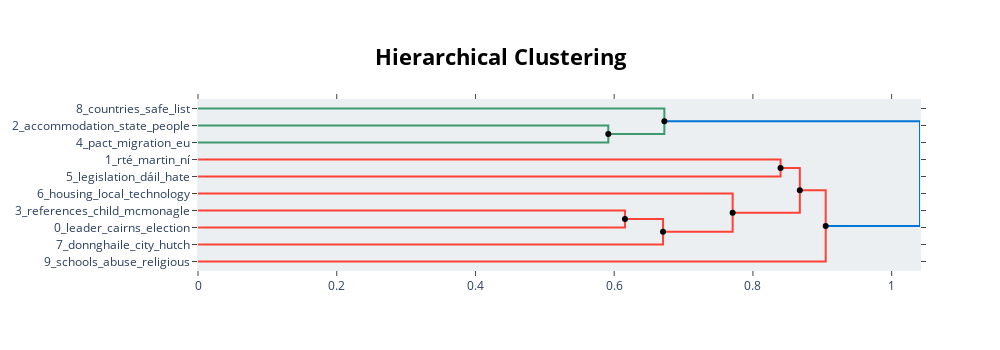

Notebook source saved alongside this figure:
### Code cell
hierarchical_topics = topic_model.hierarchical_topics(docs)
topic_model.visualize_hierarchy(hierarchical_topics=hierarchical_topics)

### Figure 1 — Plotly figure (JSON) as saved in the notebook; plotly's stock layout.template omitted (floating-point values rounded to 4 significant figures)
{"data": [{"hoverinfo": "text", "marker": {"color": "rgb(61,153,112)"}, "mode": "lines", "text": ["accommodation_state_people_seekers_asylum", "", "", "pact_migration_eu_asylum_israel"], "type": "scatter", "x": [0.0, 0.5915, 0.5915, 0.0], "xaxis": "x", "y": [-15.0, -15.0, -25.0, -25.0], "yaxis": "y"}, {"hoverinfo": "text", "marker": {"color": "rgb(61,153,112)"}, "mode": "lines", "text": ["countries_safe_list_people_applicants", "", "", "accommodation_asylum_people_state_seekers"], "type": "scatter", "x": [0.0, 0.6723, 0.6723, 0.5915], "xaxis": "x", "y": [-5.0, -5.0, -20.0, -20.0], "yaxis": "y"}, {"hoverinfo": "text", "marker": {"color": "rgb(255,65,54)"}, "mode": "lines", "text": ["rté_martin_ní_raghallaigh_committee", "", "", "legislation_dáil_hate_hatred_passed"], "type": "scatter", "x": [0.0, 0.8398, 0.8398, 0.0], "xaxis": "x", "y": [-35.0, -35.0, -45.0, -45.0], "yaxis": "y"}, {"hoverinfo": "text", "marker": {"color": "rgb(255,65,54)"}, "mode": "lines", "text": ["references_child_mcmonagle_questions_mcdonald", "", "", "leader_cairns_election_think_people"], "type": "scatter", "x": [0.0, 0.6156, 0.6156, 0.0], "xaxis": "x", "y": [-65.0, -65.0, -75.0, -75.0], "yaxis": "y"}, {"hoverinfo": "text", "marker": {"color": "rgb(255,65,54)"}, "mode": "lines", "text": ["mcdonald_leader_neill_people_minister", "", "", "donnghaile_city_hutch_portrait_psni"], "type": "scatter", "x": [0.6156, 0.6704, 0.6704, 0.0], "xaxis": "x", "y": [-70.0, -70.0, -85.0, -85.0], "yaxis": "y"}, {"hoverinfo": "text", "marker": {"color": "rgb(255,65,54)"}, "mode": "lines", "text": ["housing_local_technology_dublin_fianna", "", "", "mcdonald_leader_neill_minister_people"], "type": "scatter", "x": [0.0, 0.7708, 0.7708, 0.6704], "xaxis": "x", "y": [-55.0, -55.0, -77.5, -77.5], "yaxis": "y"}, {"hoverinfo": "text", "marker": {"color": "rgb(255,65,54)"}, "mode": "lines", "text": ["rté_martin_ní_raghallaigh_committee", "", "", "mcdonald_leader_minister_people_election"], "type": "scatter", "x": [0.8398, 0.8677, 0.8677, 0.7708], "xaxis": "x", "y": [-40.0, -40.0, -66.25, -66.25], "yaxis": "y"}, {"hoverinfo": "text", "marker": {"color": "rgb(255,65,54)"}, "mode": "lines", "text": ["minister_rté_committee_martin_mcdonald", "", "", "schools_abuse_religious_orders_inquiry"], "type": "scatter", "x": [0.8677, 0.9049, 0.9049, 0.0], "xaxis": "x", "y": [-53.12, -53.12, -95.0, -95.0], "yaxis": "y"}, {"hoverinfo": "text", "marker": {"color": "rgb(0,116,217)"}, "mode": "lines", "text": ["accommodation_people_asylum_countries_state", "", "", "minister_rté_committee_martin_mcdonald"], "type": "scatter", "x": [0.6723, 1.041, 1.041, 0.9049], "xaxis": "x", "y": [-12.5, -12.5, -74.06, -74.06], "yaxis": "y"}, {"hoverinfo": "text", "hovertext": ["mcdonald_leader_neill_people_minister", "rté_martin_ní_raghallaigh_committee", "minister_rté_committee_martin_mcdonald", "accommodation_people_asylum_countries_state"], "marker": {"color": "black"}, "mode": "markers", "showlegend": false, "type": "scatter", "x": [0.6156, 0.8398, 0.8677, 0.6723], "y": [-70, -40, -53.12, -12.5]}, {"hoverinfo": "text", "hovertext": ["accommodation_asylum_people_state_seekers", "mcdonald_leader_neill_minister_people", "mcdonald_leader_minister_people_election", "minister_rté_committee_martin_mcdonald"], "marker": {"color": "black"}, "mode": "markers", "showlegend": false, "type": "scatter", "x": [0.5915, 0.6704, 0.7708, 0.9049], "y": [-20, -77.5, -66.25, -74.06]}], "layout": {"autosize": false, "height": 350, "hoverlabel": {"bgcolor": "white", "font": {"family": "Rockwell", "size": 16}}, "hovermode": "closest", "plot_bgcolor": "#ECEFF1", "showlegend": false, "title": {"font": {"color": "Black", "size": 22}, "text": "<b>Hierarchical Clustering</b>", "x": 0.5, "xanchor": "center", "yanchor": "top"}, "width": 1000, "xaxis": {"mirror": "allticks", "rangemode": "tozero", "showgrid": false, "showline": true, "showticklabels": true, "ticks": "outside", "type": "linear", "zeroline": false}, "yaxis": {"mirror": "allticks", "range": [-100, 0], "rangemode": "tozero", "showgrid": false, "showline": true, "showticklabels": true, "tickmode": "array", "ticks": "outside", "ticktext": ["8_countries_safe_list", "2_accommodation_state_people", "4_pact_migration_eu", "1_rté_martin_ní", "5_legislation_dáil_hate", "6_housing_local_technology", "3_references_child_mcmonagle", "0_leader_cairns_election", "7_donnghaile_city_hutch", "9_schools_abuse_religious"], "tickvals": [-5, -15, -25, -35, -45, -55, -65, -75, -85, -95], "type": "linear", "zeroline": false}}}
